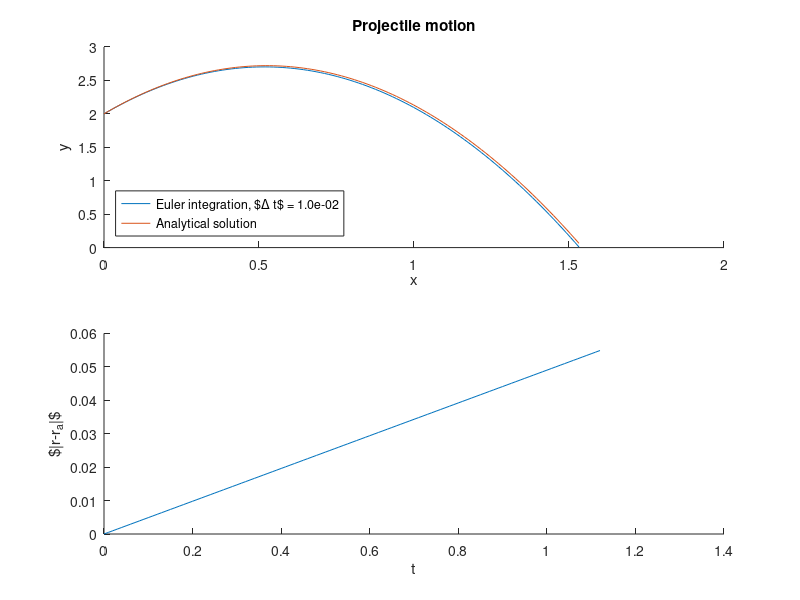
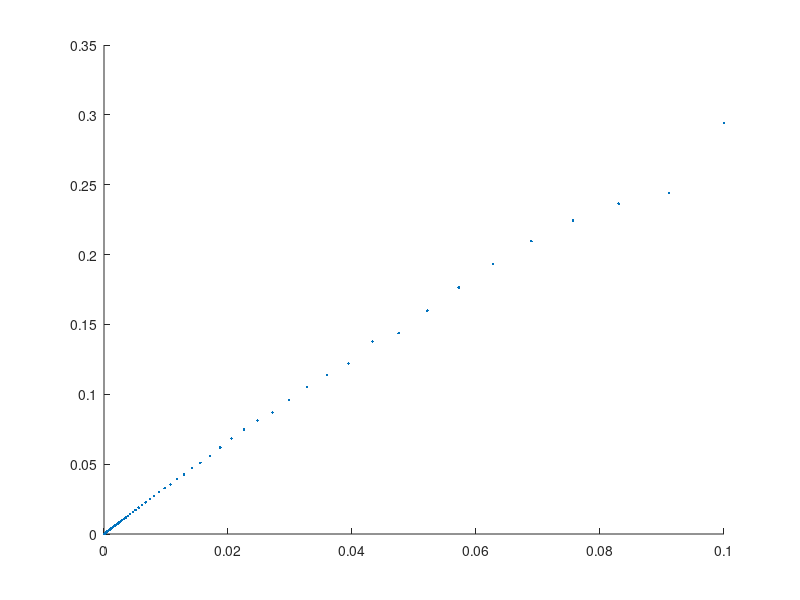

Recreate these plots in MATLAB, in order. (Note: this script raises an error after producing the figures.)
close all
clear all
clc


r0 = [0;2];
v0 = 4;
g = 9.8;
theta = 70*pi/180;

tend = 3;
dt = 0.01;
n = ceil(tend/dt);

r = zeros(2,n);
v = r;
t = zeros(1,n);

dr = @(v) v;

r(:,1) = r0;
v(:,1) = v0*[cos(theta);sin(theta)];
t(1) = 0;

for i = 2:n
	t(i) = t(i-1)+dt;
	v(:,i) = v(:,i-1)+[0;-g]*dt;
	r(:,i) = r(:,i-1)+dr(v(:,i))*dt;
end

rAnal = r0+v(:,1)*t+[0;-g/2]*t.^2;

index = r(2,:)>=-0.05;
rplot = r(:,index);
rAnalPlot = rAnal(:,index);
tplot = t(index);
t0 = tplot(end);

figure
subplot(2,1,1)
title('Projectile motion')
hold on
plot(rplot(1,:),rplot(2,:))
plot(rAnalPlot(1,:),rAnalPlot(2,:))
xlabel('x')
ylabel('y')
legend(sprintf('Euler integration, $\\Delta t$ = %.1e',dt),'Analytical solution','Location','southwest')
hold off

res = r-rAnal;
subplot(2,1,2)
hold on
plot(tplot,sqrt(sum(res(:,index).^2)))
xlabel('t')
ylabel('$|r-r_a|$')
hold off

% 
% res = abs(r-rAnal);
% 
% figure
% hold on
% plot(t,res(1,:))
% plot(t,res(2,:))
% hold off


%% Error analysis
r0 = [0;1];
v0 = 2;
g = 9.8;
theta = 70*pi/180;

tend = t0;

dr = @(v) v;

dts = logspace(-1,-5,100);
err = zeros(length(dts),2);
for j = 1:length(dts)
	
	dt = dts(j);
	
	n = ceil(tend/dt);
	
	r = zeros(2,n);
	v = r;
	t = zeros(1,n);
	
	r(:,1) = r0;
	v(:,1) = v0*[cos(theta);sin(theta)];
	t(1) = 0;
	
	
	for i = 2:n
		t(i) = t(i-1)+dt;
		v(:,i) = v(:,i-1)+[0;-g]*dt;
		r(:,i) = r(:,i-1)+dr(v(:,i))*dt;
	end
	
	
	rAnal = r0+v(:,1)*t+[0;-g/2]*t.^2;
	index = r(2,:)>=-0.05;
	res = abs(r(:,index)-rAnal(:,index));
	err(j,:) = res(:,end);
end

errplot = sqrt(sum(err.^2,2));
figure
hold on
plot(dts,errplot,'.')
ax = gca;
ax.XScale = 'log';
ax.YScale = 'log';
xlabel('$\Delta t$')
ylabel('Global Error')

%% Air resistance

C = 0.35;
A = 4.3*10^-3;
m = 0.145/100;
rho = 1.255; % Per wiki, ved havoverfladen, 15 deg C
k = C*A*rho/(2*m);
g = 9.8;

r0 = [0;2];
v0 = 4;

theta = 45*pi/180;


tend = t0;
% dr = @(v) v;

dts = logspace(-1,-5,100);
rf = zeros(size(dts));
time = rf;
profile clear
for j = 1:length(dts)
    tend = t0;
	dt = dts(j);
	n = ceil(tend/dt);

	r = zeros(2,n);
	v = r;
	t = zeros(1,n);
	a = r;



	r(:,1) = r0;
	v(:,1) = v0*[cos(theta);sin(theta)];
	t(1) = 0;

    profile on
	for i = 2:n
		t(i) = t(i-1)+dt;
		a(:,i) = -k*sqrt(sum(v(:,i-1).^2))*v(:,i-1)-[0;g];
		v(:,i) = v(:,i-1)+a(:,i)*dt;
		r(:,i) = r(:,i-1)+v(:,i)*dt;
    end
    p = profile('info');
	time(j) = p.FunctionTable.TotalTime(1);
    profile clear
    
	index = r(2,:)>=-0.05;
	rplot = r(:,index);
	tplot = t(index);
    tplot(end) = t0;
	rf(j) = sqrt(sum(rplot(:,end).^2));
	fprintf('run %d done, dt = %e\n',j,dt);
    save('timedata2','dts','time','rf')
end



%% plot
load('timedataLarge.mat')
index = 1:100;
index = index(rf>0);
rf = rf(index);
dts = dts(index);
time = time(index);
xlim = [10^-8,0.1];

figure
subplot(2,1,1)
ax = gca;
plot(dts,rf)

xlabel('$\Delta t$ [s]')
ylabel('$r_f$ [m]')
ax.XLim = xlim;
ax.YLim = [1.1,1.45];
ax.XScale = 'log';
ax.YScale = 'log';
title('$r_f$ and simulation time as a function of $\Delta t$')

subplot(2,1,2)
ax = gca;
plot(dts,time)

xlabel('$\Delta t$ [s]')
ylabel('Simulation time [s]')
ax.XLim = xlim;
ax.YLim = [10^-3,10^3];
ax.XScale = 'log';
ax.YScale = 'log';


figure
rftime = rf./time;
cutoff = 0.1;
tmp = abs(rftime-(cutoff)*rftime(1));
[m,i] = min(tmp);
closest = rftime(i);
bestTime = dts(i);
ax = gca;
hold on
plot(dts,rftime)
plot([dts(1),dts(end)],[cutoff*rftime(1),cutoff*rftime(1)])
% plot(dts,tmp)
scatter(bestTime,closest,'o')
ax.XScale = 'log';
ax.YScale = 'log';
xlabel('$r_f/t$ [m/s]')
ylabel('$\Delta t$ [s]')
ax.XLim = xlim;
title('Ratio between final position and simulation time')



% figure
% hold on
% plot(rplot(1,:),rplot(2,:))
% % plot(r2plot(1,:),r2plot(2,:))
% % plot(rAnalPlot(1,:),rAnalPlot(2,:))
% plot(rplot(1,:),0*rplot(2,:))
% legend('With air resistance','0')
% hold off
% 
% res = abs(r-rAnal);
% 
% figure
% hold on
% plot(t,res(1,:))
% plot(t,res(2,:))
% hold off
